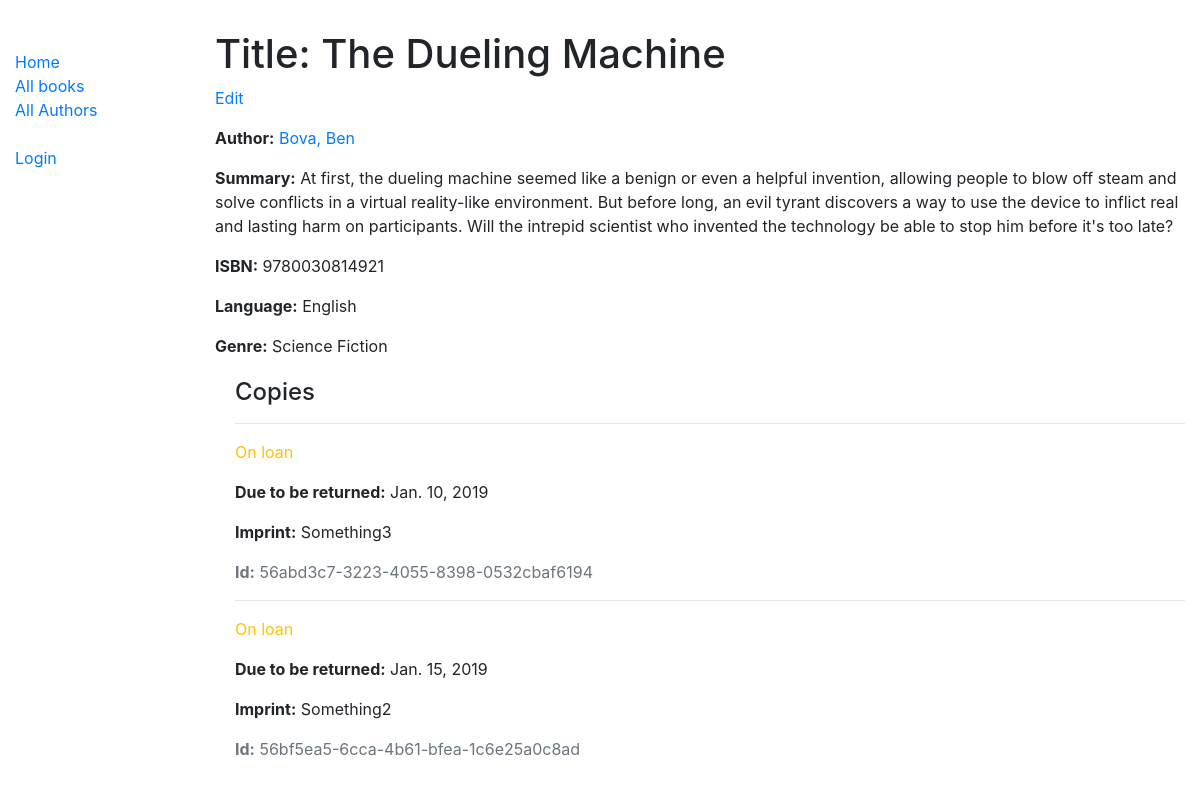
/catalog/book/2, run on the app's committed database.
### catalog/models.py (models this page shows, shortened)
class Book(models.Model):
    title = models.CharField(max_length=200)
    author = models.ForeignKey('Author', on_delete=models.SET_NULL, null=True)
    summary = models.TextField(max_length=1000, help_text='Enter a brief description of the book')
    language = models.ForeignKey('Language', on_delete=models.SET_NULL, null=True)
    isbn = models.CharField('ISBN', max_length=13, help_text='13 Character <a href="https://www.isbn-international.org/content/what-isbn">ISBN number</a>')
    genre = models.ManyToManyField(Genre, help_text='Select a genre for this book')
    def display_genre(self):
        return ', '.join(genre.name for genre in self.genre.all()[:3])
    display_genre.short_description = 'Genre'

class Author(models.Model):
    first_name = models.CharField(max_length=100)
    last_name = models.CharField(max_length=100)
    date_of_birth = models.DateField(null=True, blank=True)
    date_of_death = models.DateField('Died', null=True, blank=True)
    class Meta:
        ordering = ['last_name', 'first_name']
    def __str__(self):
        return f'{self.last_name}, {self.first_name}'

class Language(models.Model):
    name = models.CharField(max_length=50)
    def __str__(self):
        return self.name

class Genre(models.Model):
    name = models.CharField(max_length=200, help_text='Enter a book genre (e.g. Science Fiction)')
    def __str__(self):
        return self.name

class BookInstance(models.Model):
    id = models.UUIDField(primary_key=True, default=uuid.uuid4, help_text='Unique ID for this particular book across whole library')
    book = models.ForeignKey('Book', on_delete=models.SET_NULL, null=True)
    imprint = models.CharField(max_length=200)
    due_back = models.DateField(null=True, blank=True)
    borrower = models.ForeignKey(User, on_delete=models.SET_NULL, null=True, blank=True)
    LOAN_STATUS = (
        ('m', 'Maintenance'),
        ('o', 'On loan'),
        ('a', 'Available'),
        ('r', 'Reserved')
    )
    status = models.CharField(
        max_length=1,
        choices=LOAN_STATUS,
        blank=True,
        default='m',
        help_text='Book availability'
    )
    class Meta:
        ordering = ['due_back']
        permissions = (
            ("can_mark_returned", "Set book as returned"),
        )

### catalog/views.py (the view)
# urls.py: path('book/<int:pk>', BookDetailView.as_view(), name='book-detail'),
class BookDetailView(generic.DetailView):
    model = Book

### catalog/templates/catalog/book_detail.html
{% extends "base_generic.html" %}
{% block content %}
  <h1>Title: {{ book.title }}</h1>
  <p><a href="{% url 'book_update' book.pk %}">Edit</a></p>
  <p><strong>Author:</strong> <a href="{% url 'author-detail' book.author.pk %}">{{ book.author }}</a></p>
  <p><strong>Summary:</strong> {{ book.summary }}</p>
  <p><strong>ISBN:</strong> {{ book.isbn }}</p>
  <p><strong>Language:</strong> {{ book.language }}</p>
  <p><strong>Genre:</strong> {% for genre in book.genre.all %} {{ genre }}{% if not forloop.last %}, {% endif %}{% endfor %}</p>
  <div style="margin-left:20px;margin-top:20px">
    <h4>Copies</h4>
    {% for copy in book.bookinstance_set.all %}
      <hr>
      <p class="{% if copy.status == 'a' %}text-success{% elif copy.status == 'm' %}text-danger{% else %}text-warning{% endif %}">{{ copy.get_status_display }}</p>
      {% if copy.status != 'a' %}
        <p><strong>Due to be returned:</strong> {{copy.due_back}}</p>
      {% endif %}
      <p><strong>Imprint:</strong> {{copy.imprint}}</p>
      <p class="text-muted"><strong>Id:</strong> {{copy.id}}</p>
    {% endfor %}
  </div>
{% endblock %}

### catalog/templates/base_generic.html (shortened to what this page needs)
<!DOCTYPE html>
<html lang="en">
<head>
  <link rel="stylesheet" href="https://stackpath.bootstrapcdn.com/bootstrap/4.1.3/css/bootstrap.min.css"
>
  {% load static %}
  <link rel="stylesheet" href="{% static 'css/styles.css' %}">
</head>
<body>
<div class="container-fluid" style="padding-top: 30px">
  <div class="row">
    <div class="col-sm-2">
      {% block sidebar %}
      <ul class="sidebar-nav">
        <li><a href="{% url 'index' %}">Home</a></li>
        <li><a href="{% url 'books' %}">All books</a></li>
        <li><a href="{% url 'authors' %}">All Authors</a></li>
        <br>
        {% if user.is_authenticated %}
          <li>User: {{ user.get_username|title }}</li>
          <li><a href="{% url 'my-borrowed' %}">My Borrowed</a></li>
          <li><a href="{% url 'logout' %}?next={{request.path}}">Logout</a></li>
        {% else %}
          <li><a href="{% url 'login' %}?next={{request.path}}">Login</a></li>
        {% endif %}
        {% endblock %}
      </ul>
    </div>
    <div class="col-sm-10">{% block content %}{% endblock %}</div>
  </div>
</div>
</body>
</html>

### catalog/static/css/styles.css (style rules this page uses)
.sidebar-nav { margin-top: 20px; padding: 0; list-style: none; }

### data on the page
Book: title "The Dueling Machine", author "Bova, Ben", summary "At first, the dueling machine seemed like a benign or even a helpful invention, allowing people to blow off steam and solve conflicts in a virtual reality-like environment. But before long, an evil tyrant discovers a way to use the device to inflict real and lasting harm on participants. Will the intrepid scientist who invented the technology be able to stop him before it's too late?", isbn "9780030814921", language "English"
Genre: name "Science Fiction"
BookInstance: status "On loan", due_back "Jan. 10, 2019", imprint "Something3", id "56abd3c7-3223-4055-8398-0532cbaf6194"
BookInstance: status "On loan", due_back "Jan. 15, 2019", imprint "Something2", id "56bf5ea5-6cca-4b61-bfea-1c6e25a0c8ad"
